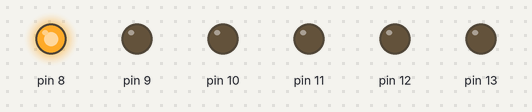
Simulated run of this sketch. Board: Arduino Uno, built with avr-gcc and run on an emulated ATmega328P. On the bench: output pins drawn as LEDs (lit = HIGH). Random numbers use the default seed unless the sketch sets one.

Above: at 0.44 s.
At 3.69 s:
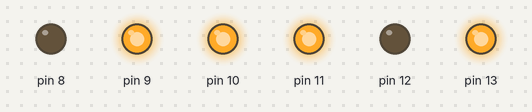
At 10.74 s:
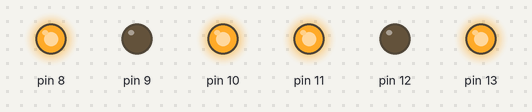
At 14.01 s:
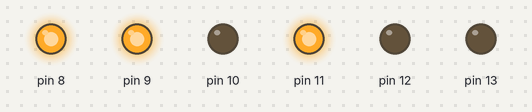
At 18.66 s:
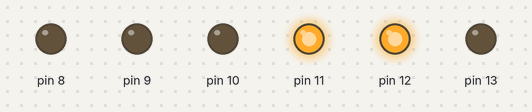
At 33.69 s:
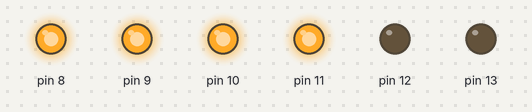
Timing chart, 0 to 40.0 s (numbered marks = the images above):
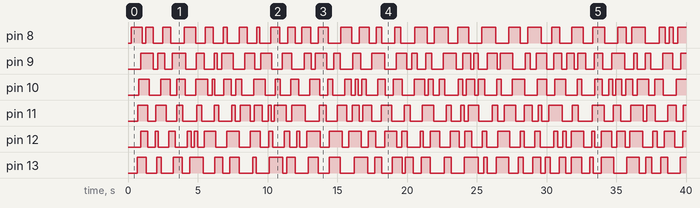

The sketch:

EnumStruct.ino
```cpp
// EnumStruct.ino
// ---------------------------------------------
// Randomly toggles LEDs on pins D8–D13
// Each LED has its own random blink interval
// Uses millis() for non-blocking timing
// ---------------------------------------------

#include "LedControl.h"  // Include enum + struct definition

// Array of LEDs, all starting in LOW state
LedControl leds[] = {
  {8, PinState::LOW_STATE},
  {9, PinState::LOW_STATE},
  {10, PinState::LOW_STATE},
  {11, PinState::LOW_STATE},
  {12, PinState::LOW_STATE},
  {13, PinState::LOW_STATE}
};

// Number of LEDs in the array
const int ledCount = sizeof(leds) / sizeof(leds[0]);

void setup() {
  randomSeed(analogRead(A0)); // Seed randomness

  // Initialize all LEDs with random intervals
  for (auto &led : leds) {
    led.init();
    led.randomizeInterval(200, 1000); // 200ms to 1s
  }
}

void loop() {
  // Update each LED independently
  for (auto &led : leds) {
    led.update();
  }
}
```

LedControl.h
```cpp
// LedControl.h
// ---------------------------------------------
// Strongly typed enum + struct to control LEDs
// with independent random blink intervals
// ---------------------------------------------

#ifndef LEDCONTROL_H
#define LEDCONTROL_H

// Enum for HIGH/LOW states with type safety
enum class PinState {
  LOW_STATE  = LOW,   // Logical LOW (0V)
  HIGH_STATE = HIGH   // Logical HIGH (5V on Arduino Uno)
};

// Struct for LED control
struct LedControl {
  byte pin;                // Pin number for the LED
  PinState state;          // Current state of the LED
  unsigned long lastToggle; // Last time the LED toggled
  unsigned long interval;   // Blink interval for this LED

  // Initialize LED pin and state
  void init() {
    pinMode(pin, OUTPUT);
    digitalWrite(pin, static_cast<int>(state));
    lastToggle = millis();
    interval = 500; // default
  }

  // Assign a random blink interval (in ms)
  void randomizeInterval(int minMs, int maxMs) {
    interval = random(minMs, maxMs + 1);
  }

  // Toggle LED state
  void toggle() {
    state = (state == PinState::HIGH_STATE)
              ? PinState::LOW_STATE
              : PinState::HIGH_STATE;
    digitalWrite(pin, static_cast<int>(state));
  }

  // Update LED — toggles if its interval has passed
  void update() {
    unsigned long now = millis();
    if (now - lastToggle >= interval) {
      toggle();
      lastToggle = now;
      randomizeInterval(200, 1000); // assign new random interval
    }
  }
};

#endif
```

Measured:
- by itself, pin 8: LOW → HIGH at 0.24 s, → LOW 0.77 s later, → HIGH 0.26 s later, → LOW 0.53 s later, … (59 changes in this stretch)
- by itself, pin 9: LOW → HIGH at 0.90 s, → LOW 0.90 s later, → HIGH 0.34 s later, → LOW 0.49 s later, … (65 changes in this stretch)
- by itself, pin 10: LOW → HIGH at 0.76 s, → LOW 0.77 s later, → HIGH 0.82 s later, → LOW 0.67 s later, … (69 changes in this stretch)
- by itself, pin 11: LOW → HIGH at 0.70 s, → LOW 0.71 s later, → HIGH 0.58 s later, → LOW 0.76 s later, … (65 changes in this stretch)
- by itself, pin 12: LOW → HIGH at 0.91 s, → LOW 0.51 s later, → HIGH 0.53 s later, → LOW 0.22 s later, … (69 changes in this stretch)
- by itself, pin 13: LOW → HIGH at 0.66 s, → LOW 0.64 s later, → HIGH 0.79 s later, → LOW 0.31 s later, … (61 changes in this stretch)
